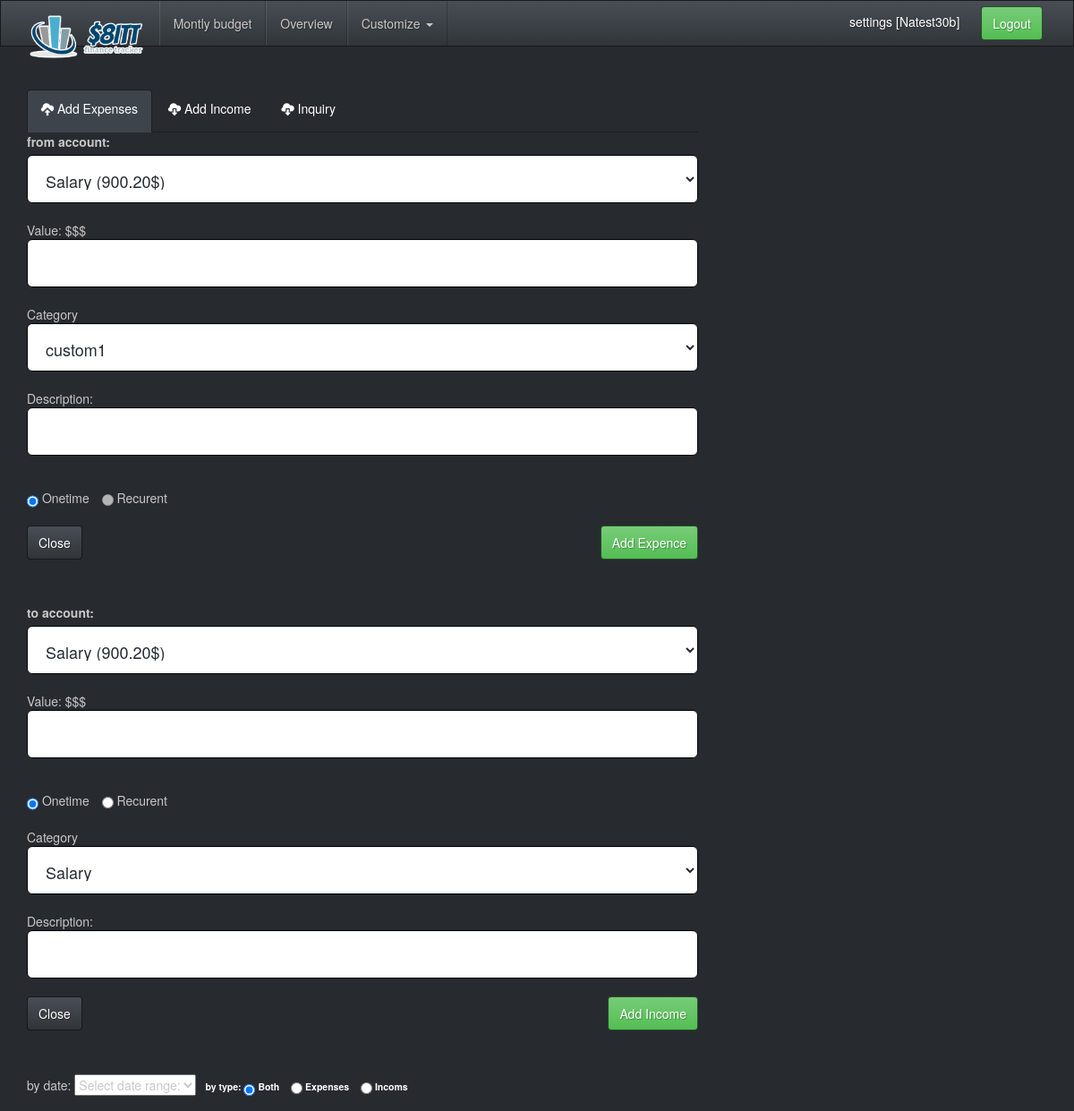
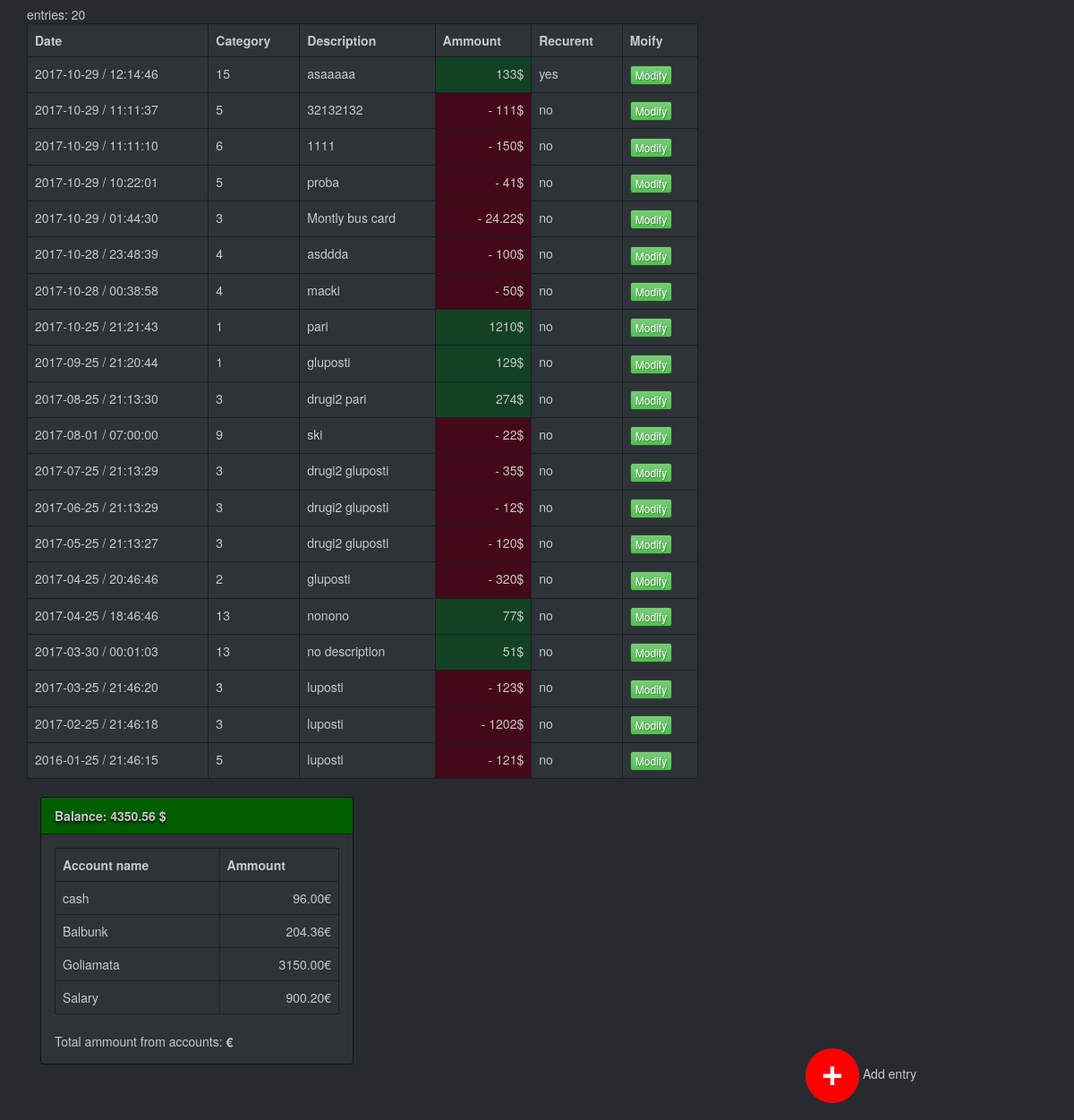
Screenshot of /view/main.php (signed in) with the database file from the repository (2 pictures, top to bottom).
### tables this page shows
CREATE TABLE `transactions` (
  `transaction_id` int(11) NOT NULL,
  `date_time` timestamp NOT NULL DEFAULT CURRENT_TIMESTAMP,
  `account_id` int(11) NOT NULL,
  `amount` double NOT NULL,
  `exp_inc` varchar(20) NOT NULL DEFAULT 'exp',
  `category_id` int(11) NOT NULL,
  `description` varchar(64) NOT NULL,
  `recurent_bill` tinyint(4) NOT NULL DEFAULT '0',
  `user_id` int(11) NOT NULL
);

CREATE TABLE `accounts` (
  `account_id` int(11) NOT NULL,
  `account_name` varchar(45) NOT NULL,
  `ammount` double NOT NULL,
  `owner_id` int(11) NOT NULL,
  `currency` varchar(3) NOT NULL,
  `account_desc` varchar(45) NOT NULL DEFAULT 'IBAN:',
  `last_access` timestamp NULL DEFAULT CURRENT_TIMESTAMP
);

### model/dao/AccountDao.php (called while the page is built, shortened)
<?php
class AccountDao
{
    private static $instance;
    private $pdo;
    private function __construct()    {
        $this->pdo = DBManager::getInstance()->getConnection();
    }
    public static function getAInstance(){
        if(self::$instance === null){
            self::$instance = new AccountDao();
        }
        return self::$instance;
    }
    public function getUserAcountsList($uid) {
            $stm = $this->pdo->prepare(self::GET_USER_ACCOUNTS);
            $stm->execute(array($uid));
            $result = $stm->fetchAll(\PDO::FETCH_ASSOC);
            return $result;
    }
}

### controller/get_user_account_list.php (called while the page is built, shortened)
<?php
include_once "../model/dao/AccountDao.php";
$oi = "";
if(isset($_SESSION["user_id"])) {
    $oi = $_SESSION["user_id"];
}
try {
    $result_accounts = AccountDao::getAInstance()->getUserAcountsList($oi);
}
catch(PDOException $e) {
    echo "acc list:: " . $e->getMessage();
}
?>

### model/DBManager.php (called while the page is built, shortened)
<?php
class DBManager
{
    private static $instance;
    private $pdo;
    private function __construct(){
        try{
            $this->pdo = new \PDO("mysql:host=".self::DB_IP.";dbname=".self::DB_NAME, self::DB_USER, self::DB_PASS);
            $this->pdo->setAttribute(\PDO::ATTR_ERRMODE, \PDO::ERRMODE_EXCEPTION);
            $this->pdo->query("USE " . self::DB_NAME);
        }
        catch (\PDOException $e){
            echo "PDO Problem. ERR: " . $e->getMessage();
        }
    }
    public static function getInstance(){
        if(self::$instance === null){
            self::$instance = new DBManager();
        }
        return self::$instance;
    }
    public function getConnection(){
        return $this->pdo;
    }
}

### controller/get_transactions_with_filters.php (the view, shortened to what this page needs)
<?php
include_once "../model/DBManager.php";
$date = $etype = $entry_type = $uid = $filt_cat = $rowCounts = $resulta = "";
$order_date = "DESC";
include "../model/dao/TransactionDao.php";
$uid = "";
if (isset($_SESSION['user_id'])) {
    $uid = $_SESSION['user_id'];
}
if (isset($_GET['date'])) {
    if (intval($_GET['date']) == "") {
        $date = "";
    } elseif (intval($_GET['date']) == 1) {
        $date = "DATE(`date_time`) = CURDATE() AND";
    } elseif (intval($_GET['date']) == 2) {
        $date = "DATE(`date_time`) >= DATE_SUB(CURDATE(), INTERVAL 1 DAY) AND DATE(`date_time`) < CURDATE() AND";
    } elseif (intval($_GET['date']) == 3) {
        $date = "DATE(date_time) > DATE_SUB(NOW(), INTERVAL 1 MONTH) AND";
    } elseif (intval($_GET['date']) == 4) {
        $date = "YEAR(date_time) = YEAR(NOW()) AND";
    } elseif (intval($_GET['date']) == 0) {
        $date = "";
    }
} else {
    $date = "";
}
if (!isset($_GET['etype'])) {
    $entry_type = "AND `exp_inc` IN ('exp', 'inc')";
}
try {
    if (!isset($pdo)) {
        $pdo = \model\DBManager::getInstance()->getConnection();
    }
    $sql = "SELECT * FROM `transactions` WHERE $date user_id = $uid $entry_type ORDER BY `date_time` $order_date";
    $stmt = $pdo->prepare($sql);
    $stmt->execute();
    $resulta = $stmt->fetchAll(\PDO::FETCH_ASSOC);
    $rowCounts = $stmt->rowCount();
} catch (PDOException $e) {
    echo "erewrwer" . $e->getMessage();
}
?>
<div><?php echo "entries: " . $rowCounts; ?></div>
<table class="table table-bordered">
    <tr class="bg_h">
        <th>Date</th>
        <th>Category</th>
        <th>Description</th>
        <th>Ammount</th>
        <th>Recurent</th>
        <th>Moify</th>
    </tr>
    <?php foreach ($resulta as $item) { ?>
        <tr>
            <td><?php
                $dt = $item['date_time'];
                $date = explode(' ', $dt);
                echo ($date[0]) . " / " . ($date[1]);
                ?></td>
            <td><?= $item['category_id'] ?></td>
            <td><?= $item['description'] ?></td>
            <td class="
            <?php
            if ($item['exp_inc'] == "exp") {
                echo "row-exp";
            } else {
                echo "row-inc";
            }
            ?>">
                <span class="pull-right"><?php
                    if ($item['exp_inc'] == "exp") {
                        echo "-";
                    } else {
                        echo "";
                    } ?>
                    <?= $item['amount'] ?>$</span></td>
            <td><?php
                if ($item['recurent_bill'] == 0) {
                    echo "no";
                } else {
                    echo "yes";
                }
                 ?></td>
            <td><a data-toggle="modal" data-target="#modal-add-exp" href="#" class="btn btn-success btn-xs"
                   onclick="mod_transaction('modala', '<?= $item['transaction_id']; ?>')">Modify</a></td>
        </tr>
        <?php
    }
    ?>
</table>

### view/includes/show_user_accounts_avail.incl.php (shortened to what this page needs)
<table class="table table-bordered table_list table-hover" id="whole_table" cellspacing="2" cellpadding="0">
    <tr class="bg_h">
        <th>Account name</th>
        <th>Ammount</th>
    </tr>
    <?php
    include "../controller/get_user_account_list.php";
    foreach ($result_accounts as $row) {
        ?>
        <tr class="">
            <td><?php echo $row['account_name']; ?></td>
            <td class="text-right"><?php echo $row['ammount']; ?>&euro;</td>
        </tr>
        <?php
    }
    ?>
</table>
<div id="user-total">
    Total ammount from accounts: <strong><?php include "../controller/get_user_account_totals_ammount.php"?> &euro;</strong>
</div>

### rows the page displays
transactions: date_time "2017-10-29", date_time "12:14:46", category "15", description "asaaaaa", amount "133", recurent_bill "yes"
transactions: date_time "2017-10-29", date_time "11:11:37", category "5", description "32132132", amount "111", recurent_bill "no"
transactions: date_time "2017-10-29", date_time "11:11:10", category "6", description "1111", amount "150", recurent_bill "no"
transactions: date_time "2017-10-29", date_time "10:22:01", category "5", description "proba", amount "41", recurent_bill "no"
transactions: date_time "2017-10-29", date_time "01:44:30", category "3", description "Montly bus card", amount "24.22", recurent_bill "no"
transactions: date_time "2017-10-28", date_time "23:48:39", category "4", description "asddda", amount "100", recurent_bill "no"
transactions: date_time "2017-10-28", date_time "00:38:58", category "4", description "macki", amount "50", recurent_bill "no"
transactions: date_time "2017-10-25", date_time "21:21:43", category "1", description "pari", amount "1210", recurent_bill "no"
transactions: date_time "2017-09-25", date_time "21:20:44", category "1", description "gluposti", amount "129", recurent_bill "no"
transactions: date_time "2017-08-25", date_time "21:13:30", category "3", description "drugi2 pari", amount "274", recurent_bill "no"
transactions: date_time "2017-08-01", date_time "07:00:00", category "9", description "ski", amount "22", recurent_bill "no"
transactions: date_time "2017-07-25", date_time "21:13:29", category "3", description "drugi2 gluposti", amount "35", recurent_bill "no"
transactions: date_time "2017-06-25", date_time "21:13:29", category "3", description "drugi2 gluposti", amount "12", recurent_bill "no"
transactions: date_time "2017-05-25", date_time "21:13:27", category "3", description "drugi2 gluposti", amount "120", recurent_bill "no"
transactions: date_time "2017-04-25", date_time "20:46:46", category "2", description "gluposti", amount "320", recurent_bill "no"
transactions: date_time "2017-04-25", date_time "18:46:46", category "13", description "nonono", amount "77", recurent_bill "no"
transactions: date_time "2017-03-30", date_time "00:01:03", category "13", description "no description", amount "51", recurent_bill "no"
transactions: date_time "2017-03-25", date_time "21:46:20", category "3", description "luposti", amount "123", recurent_bill "no"
transactions: date_time "2017-02-25", date_time "21:46:18", category "3", description "luposti", amount "1202", recurent_bill "no"
transactions: date_time "2016-01-25", date_time "21:46:15", category "5", description "luposti", amount "121", recurent_bill "no"
accounts: account_name "cash", ammount "96.00"
accounts: account_name "Balbunk", ammount "204.36"
accounts: account_name "Goliamata", ammount "3150.00"
accounts: account_name "Salary", ammount "900.20"

### other values shown
$name "Natest30b"
$rowCounts "20"
$result_total_ammount['total'] "4350.56"
form field account_id "Salary (900.20$)"
form field category "custom1"
form field category "Salary"
